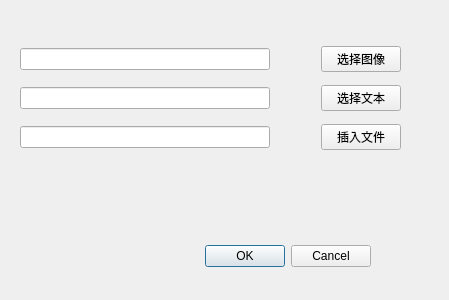
<?xml version="1.0" encoding="UTF-8"?>
<ui version="4.0">
 <class>img2pdf</class>
 <widget class="QDialog" name="img2pdf">
  <property name="geometry">
   <rect>
    <x>0</x>
    <y>0</y>
    <width>449</width>
    <height>300</height>
   </rect>
  </property>
  <property name="minimumSize">
   <size>
    <width>400</width>
    <height>300</height>
   </size>
  </property>
  <property name="windowTitle">
   <string>Dialog</string>
  </property>
  <widget class="QDialogButtonBox" name="buttonBox">
   <property name="geometry">
    <rect>
     <x>30</x>
     <y>240</y>
     <width>341</width>
     <height>32</height>
    </rect>
   </property>
   <property name="orientation">
    <enum>Qt::Horizontal</enum>
   </property>
   <property name="standardButtons">
    <set>QDialogButtonBox::Cancel|QDialogButtonBox::Ok</set>
   </property>
  </widget>
  <widget class="QWidget" name="layoutWidget">
   <property name="geometry">
    <rect>
     <x>20</x>
     <y>39</y>
     <width>381</width>
     <height>121</height>
    </rect>
   </property>
   <layout class="QGridLayout" name="gridLayout">
    <item row="0" column="0">
     <widget class="QLineEdit" name="imgpathEdit">
      <property name="minimumSize">
       <size>
        <width>250</width>
        <height>0</height>
       </size>
      </property>
      <property name="readOnly">
       <bool>true</bool>
      </property>
     </widget>
    </item>
    <item row="0" column="2">
     <widget class="QPushButton" name="selectImgBtn">
      <property name="text">
       <string>选择图像</string>
      </property>
     </widget>
    </item>
    <item row="0" column="1">
     <spacer name="horizontalSpacer">
      <property name="orientation">
       <enum>Qt::Horizontal</enum>
      </property>
      <property name="sizeHint" stdset="0">
       <size>
        <width>40</width>
        <height>20</height>
       </size>
      </property>
     </spacer>
    </item>
    <item row="2" column="0">
     <widget class="QLineEdit" name="dstpathEdit">
      <property name="readOnly">
       <bool>true</bool>
      </property>
     </widget>
    </item>
    <item row="2" column="1">
     <spacer name="horizontalSpacer_2">
      <property name="orientation">
       <enum>Qt::Horizontal</enum>
      </property>
      <property name="sizeHint" stdset="0">
       <size>
        <width>40</width>
        <height>20</height>
       </size>
      </property>
     </spacer>
    </item>
    <item row="2" column="2">
     <widget class="QPushButton" name="save2Btn">
      <property name="text">
       <string>插入文件</string>
      </property>
     </widget>
    </item>
    <item row="1" column="2">
     <widget class="QPushButton" name="selectTextBtn">
      <property name="text">
       <string>选择文本</string>
      </property>
     </widget>
    </item>
    <item row="1" column="0">
     <widget class="QLineEdit" name="textpathEdit"/>
    </item>
    <item row="1" column="1">
     <spacer name="horizontalSpacer_3">
      <property name="orientation">
       <enum>Qt::Horizontal</enum>
      </property>
      <property name="sizeHint" stdset="0">
       <size>
        <width>40</width>
        <height>20</height>
       </size>
      </property>
     </spacer>
    </item>
   </layout>
  </widget>
 </widget>
 <resources/>
 <connections>
  <connection>
   <sender>buttonBox</sender>
   <signal>accepted()</signal>
   <receiver>img2pdf</receiver>
   <slot>accept()</slot>
   <hints>
    <hint type="sourcelabel">
     <x>248</x>
     <y>254</y>
    </hint>
    <hint type="destinationlabel">
     <x>157</x>
     <y>274</y>
    </hint>
   </hints>
  </connection>
  <connection>
   <sender>buttonBox</sender>
   <signal>rejected()</signal>
   <receiver>img2pdf</receiver>
   <slot>reject()</slot>
   <hints>
    <hint type="sourcelabel">
     <x>316</x>
     <y>260</y>
    </hint>
    <hint type="destinationlabel">
     <x>286</x>
     <y>274</y>
    </hint>
   </hints>
  </connection>
 </connections>
</ui>
